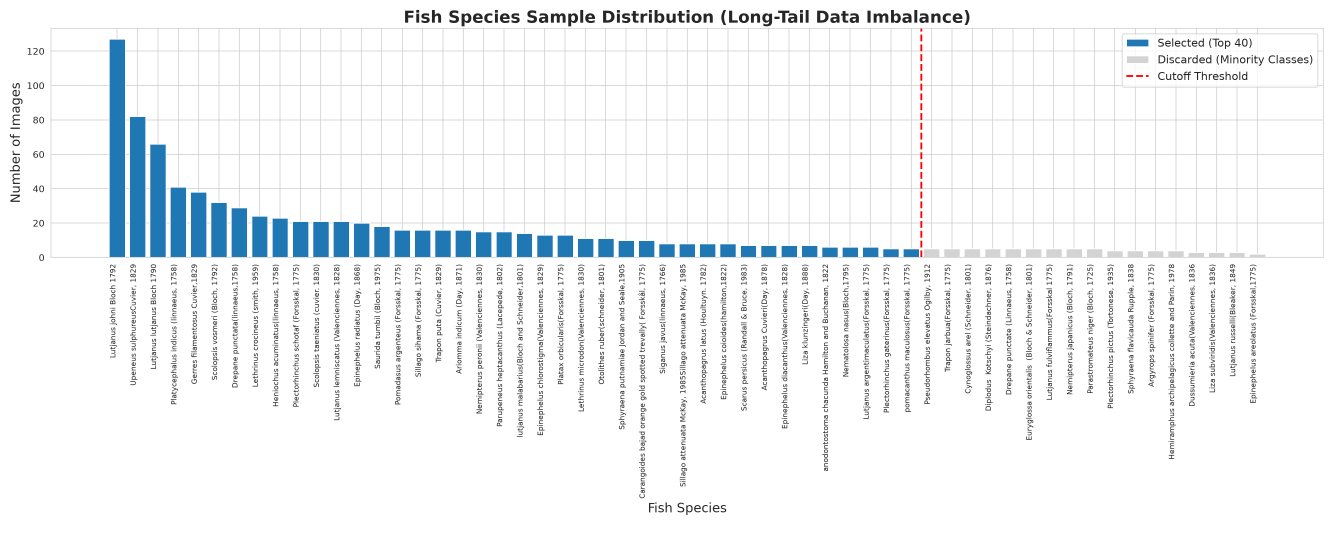
#> input picture v1/checkpoints/dataset_distribution.png, 4000 x 1600 px (shown at 1/3 size)
$ python -i scale_detector.py   (imports and definitions only)
#> lines starting #> are read from the running program, lines starting #| are printed output that depends on the picture; after the words box and inside, x2 and y2 are one past the last pixel; in counts of white or black regions, pixels touching at a corner belong together
#> further down, picture is the input picture: PIL image 4000x1600 RGBA; mean R, G, B, A 241.9, 244.5, 246.3, 255
import numpy as np
from PIL import Image, ImageDraw
from scipy import ndimage
from skimage import filters, morphology, measure


class ScaleDetector:
    """
    Biological Microstructure Scale Localizer & Border-Artifact Rejector.
    Isolates the elasmoid scale body from calibration rulers, microscope
    timestamp banners, neighboring scale edges, and empty glass background.
    """
    def __init__(self, padding_ratio: float = 0.12):
        self.padding_ratio = padding_ratio

    def detect_bbox(self, pil_image: Image.Image, padding_ratio: float = None, square: bool = True) -> tuple[int, int, int, int]:
#> called with square = True
        if padding_ratio is None:
            padding_ratio = self.padding_ratio

        w, h = pil_image.size
        max_side = 768
        scale_down = min(1.0, max_side / max(w, h))
        if scale_down < 1.0:
            dw, dh = max(32, int(round(w * scale_down))), max(32, int(round(h * scale_down)))
            gray = np.array(pil_image.convert("L").resize((dw, dh), Image.Resampling.BILINEAR), dtype=float)
        else:
            dw, dh = w, h
            gray = np.array(pil_image.convert("L"), dtype=float)

        # 1. Sobel high-frequency texture saliency (circuli & radii vs smooth slide)
        grad_x = ndimage.sobel(gray, axis=1)
        grad_y = ndimage.sobel(gray, axis=0)
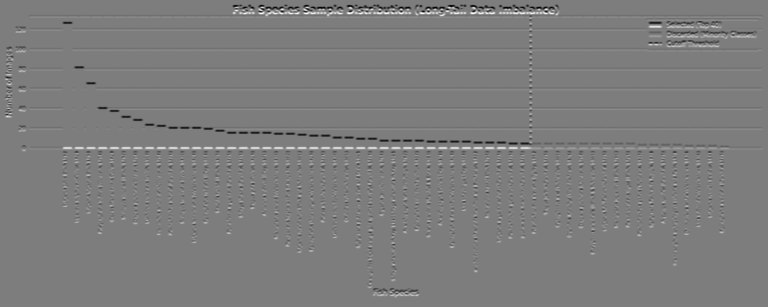
#> grad_y: shape (307, 768) float64; min -755, max 779, mean 0; drawn with min black and max white
        grad_smooth = ndimage.gaussian_filter(np.hypot(grad_x, grad_y), sigma=3.0)
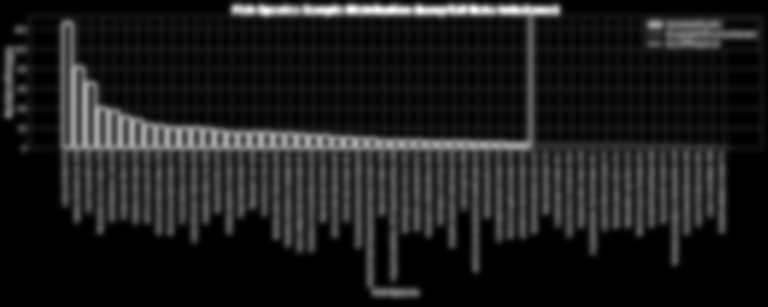
#> grad_smooth: shape (307, 768) float64; min 0, max 441.2, mean 51.6; drawn with min black and max white

        # 2. Corner-background luminance baseline (immune to bright rulers in 1 corner)
        ps = min(25, max(5, dh // 15), max(5, dw // 15))
        corner_meds = [
            float(np.median(gray[:ps, :ps])),
            float(np.median(gray[:ps, -ps:])),
            float(np.median(gray[-ps:, :ps])),
            float(np.median(gray[-ps:, -ps:])),
        ]
#> corner_meds = [255, 255, 255, 255]
        bg_val = float(np.percentile(corner_meds, 25))
#> bg_val = 255
        diff_smooth = ndimage.gaussian_filter(np.abs(gray - bg_val), sigma=3.0)
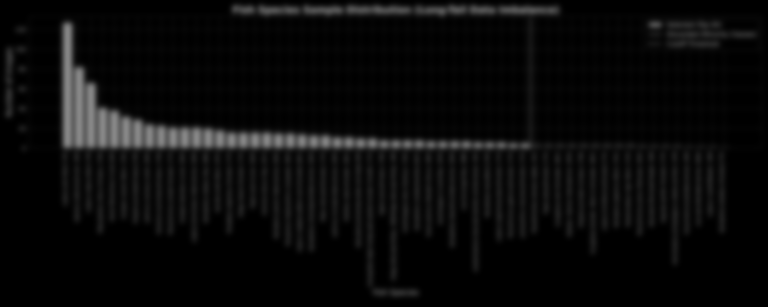
#> diff_smooth: shape (307, 768) float64; min 0, max 135.6, mean 11.1

        # 3. Percentile-clipped fused saliency + Otsu threshold
        p_grad = max(float(np.percentile(grad_smooth, 98.5)), 1e-6)
#> p_grad = 266.6
        p_diff = max(float(np.percentile(diff_smooth, 98.5)), 1e-6)
#> p_diff = 109.9
        sal = 0.55 * np.clip(grad_smooth / p_grad, 0.0, 1.0) + 0.45 * np.clip(diff_smooth / p_diff, 0.0, 1.0)
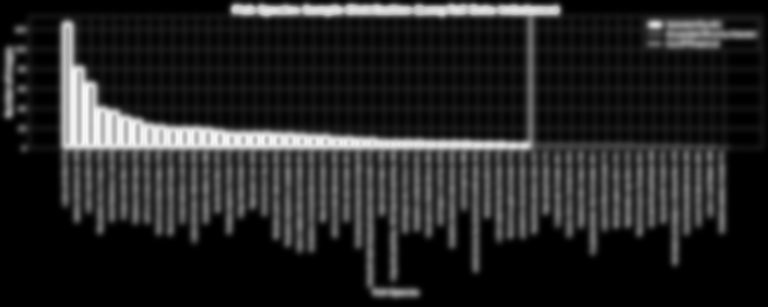
#> sal: shape (307, 768) float64; min 0, max 0.977, mean 0.149
        th = filters.threshold_otsu(sal)
#> th = 0.277
        binary = sal > (th * 0.65)
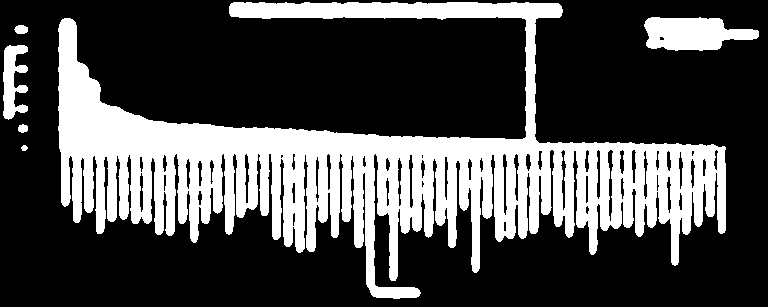
#> binary: shape (307, 768) bool; 29.7% white; 6 white regions, box (x1, y1, x2, y2) and area: (58, 2, 726, 299) 65918, (644, 17, 759, 51) 2777, (3, 45, 28, 120) 1164, (14, 25, 28, 34) 101, (18, 124, 28, 133) 70, (21, 145, 28, 151) 31

        # 4. Suppress microscope metadata banners & edge lines (4% top/bottom, 2% left/right)
        by, bx = max(4, int(dh * 0.04)), max(4, int(dw * 0.02))
        binary[:by, :] = False
        binary[-by:, :] = False
        binary[:, :bx] = False
#> binary: shape (307, 768) bool; 28% white; 9 white regions, largest, box (x1, y1, x2, y2) and area: (58, 12, 726, 295) 62697, (644, 17, 759, 51) 2777, (15, 45, 28, 61) 113
        binary[:, -bx:] = False
#> binary: shape (307, 768) bool; 28% white; 9 white regions, largest, box (x1, y1, x2, y2) and area: (58, 12, 726, 295) 62697, (644, 17, 753, 51) 2727, (15, 45, 28, 61) 113

        # 5. Morphological hole filling & small noise removal (0.7% min area handles small S1 scales)
        disk_r = max(4, int(round(12 * min(dw, dh) / 1024.0)))
        binary = morphology.closing(binary, morphology.disk(disk_r))
#> binary: shape (307, 768) bool; 31.7% white; 8 white regions, largest, box (x1, y1, x2, y2) and area: (58, 12, 726, 295) 71418, (644, 17, 753, 51) 2750, (15, 45, 28, 73) 218
        binary = ndimage.binary_fill_holes(binary)
#> binary: shape (307, 768) bool; 32.1% white; 8 white regions, largest, box (x1, y1, x2, y2) and area: (58, 12, 726, 295) 72446, (644, 17, 753, 51) 2750, (15, 45, 28, 73) 218
        min_area = int(dh * dw * 0.007)
        try:
            binary = morphology.remove_small_objects(binary, max_size=min_area)
        except TypeError:
            binary = morphology.remove_small_objects(binary, min_size=min_area)
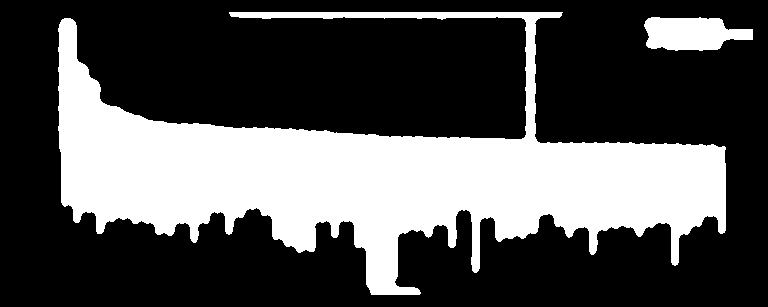
#> binary: shape (307, 768) bool; 31.9% white; 2 white regions

        props = measure.regionprops(measure.label(binary))
#> props = 2 regions; box (x1, y1, x2, y2) and area: (58, 12, 726, 295) 72446, (644, 17, 753, 51) 2750
        if not props:
            return (int(w * 0.075), int(h * 0.075), int(w * 0.925), int(h * 0.925))

        # 6. Biological prior: elliptical aspect ratio < 3.2 (rejects vertical rulers) & optical centrality
        valid = []
        for p in props:
            minr, minc, maxr, maxc = p.bbox
            rh, rw = maxr - minr, maxc - minc
            aspect = max(rh / (rw + 1e-5), rw / (rh + 1e-5))
            if aspect < 3.2:
                cy, cx = p.centroid
                dist_c = np.hypot(cy - dh / 2.0, cx - dw / 2.0) / np.hypot(dh / 2.0, dw / 2.0)
                score = p.area * (1.0 - 0.55 * dist_c)
                valid.append((score, p))
#> this loop made 2 passes
#> (minr, minc, maxr, maxc, rh, rw, aspect, cy) on pass 1: (12, 58, 295, 726, 283, 668, 2.36, 172.7)
#> after the loop, valid = 1 item

        target = max(valid, key=lambda x: x[0])[1] if valid else max(props, key=lambda x: x.area)
        minr, minc, maxr, maxc = target.bbox
#> minr = 12; minc = 58; maxr = 295; maxc = 726
        sx, sy = w / float(dw), h / float(dh)
        minr, minc, maxr, maxc = int(round(minr * sy)), int(round(minc * sx)), int(round(maxr * sy)), int(round(maxc * sx))
#> minr = 63; minc = 302; maxr = 1537; maxc = 3781

        ph, pw = int((maxr - minr) * padding_ratio), int((maxc - minc) * padding_ratio)
#> ph = 176; pw = 417
        x1 = max(0, minc - pw)
#> x1 = 0
        y1 = max(0, minr - ph)
#> y1 = 0
        x2 = min(w, maxc + pw)
#> x2 = 4000
        y2 = min(h, maxr + ph)
#> y2 = 1600

        if square:
            side = min(max(x2 - x1, y2 - y1), min(w, h))
#> side = 1600
            cx, cy = (x1 + x2) // 2, (y1 + y2) // 2
#> cx = 2000; cy = 800
            x1 = max(0, min(w - side, cx - side // 2))
#> x1 = 1200
            y1 = max(0, min(h - side, cy - side // 2))
            x2 = min(w, x1 + side)
#> x2 = 2800
            y2 = min(h, y1 + side)

        return (int(x1), int(y1), int(x2), int(y2))

    def crop(self, pil_image: Image.Image, padding_ratio: float = None, square: bool = True) -> Image.Image:
        bbox = self.detect_bbox(pil_image, padding_ratio=padding_ratio, square=square)
#> bbox = (1200, 0, 2800, 1600)
        return pil_image.crop(bbox)
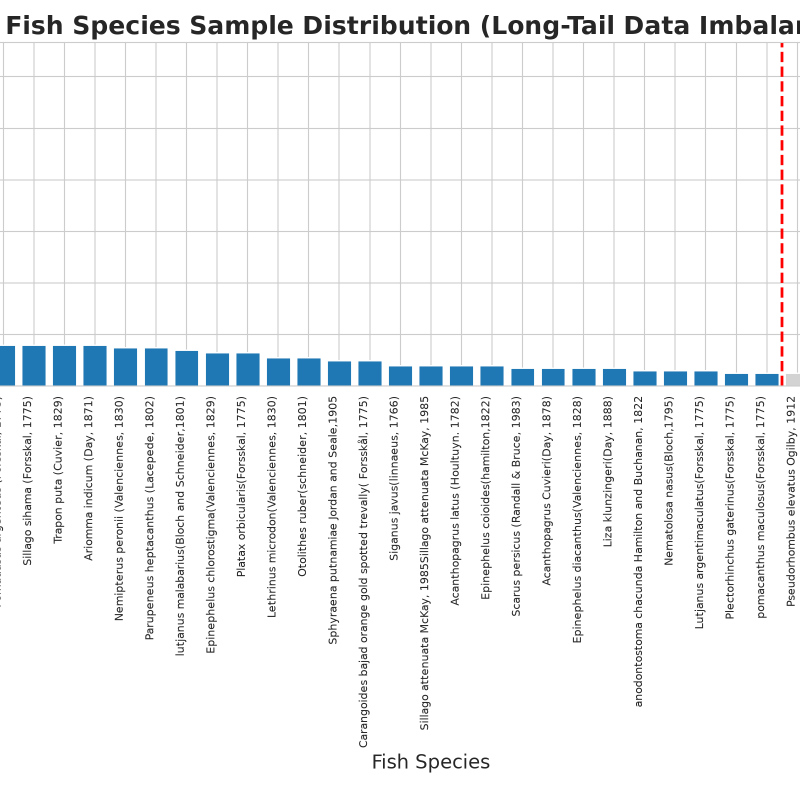
#> returned value: PIL image 1600x1600 RGBA (shown at 1/2 size); mean R, G, B, A 241.8, 243.5, 244.9, 255

    # [20 lines left out: functions mask_scale_out, visualize_bbox, not called in this run]

>>> from PIL import Image
>>> picture = Image.open('../../v1/checkpoints/dataset_distribution.png')
>>> result = ScaleDetector().crop(picture)

$ run again, on v1/checkpoints/class_performance.png
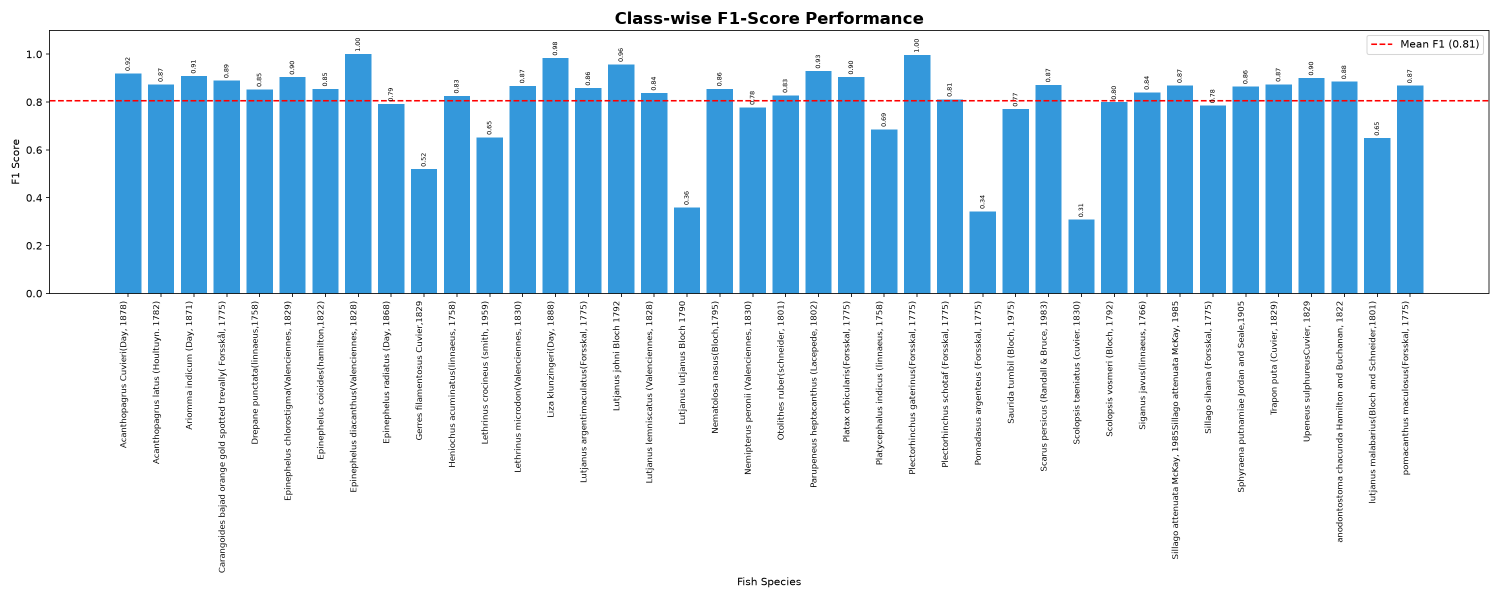
#> input picture v1/checkpoints/class_performance.png, 3000 x 1200 px (shown at 1/2 size)
#> picture is the input picture: PIL image 3000x1200 RGBA; mean R, G, B, A 205, 226.9, 242, 255
#> corner_meds = [255, 255, 255, 255]
#> bg_val = 255
#> p_grad = 222.8
#> p_diff = 121.6
#> th = 0.333
#> in detect_bbox, `binary = ndimage.binary_fill_holes(binary)`:
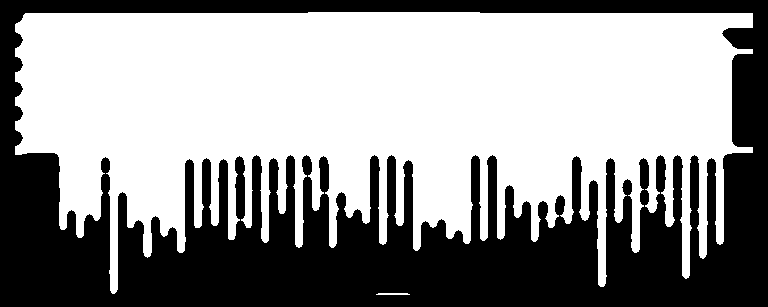
#> binary: shape (307, 768) bool; 58% white; 1 black region, box (x1, y1, x2, y2) and area: (0, 0, 768, 307) 98950
#> props = 1 regions; box (x1, y1, x2, y2) and area: (15, 12, 753, 294) 136762
#> the loop in detect_bbox, `for p in props:` made 1 pass
#> (minr, minc, maxr, maxc, rh, rw, aspect, cy) on pass 1: (12, 15, 294, 753, 282, 738, 2.62, 111.4)
#> after the loop in detect_bbox, `for p in props:`: valid = 1 item
#> in detect_bbox, `minr, minc, maxr, maxc = int(round(minr * sy)), int(round(minc * sx)),..`: minr = 47; minc = 59; maxr = 1149; maxc = 2941
#> ph = 132; pw = 345
#> in detect_bbox, `x1 = max(0, minc - pw)`: x1 = 0
#> in detect_bbox, `x2 = min(w, maxc + pw)`: x2 = 3000
#> y2 = 1200
#> in detect_bbox, `cx, cy = (x1 + x2) // 2, (y1 + y2) // 2`: cx = 1500; cy = 600
#> in detect_bbox, `x1 = max(0, min(w - side, cx - side // 2))`: x1 = 900
#> in detect_bbox, `x2 = min(w, x1 + side)`: x2 = 2100
#> bbox = (900, 0, 2100, 1200)
#> in crop, `return pil_image.crop(bbox)`:
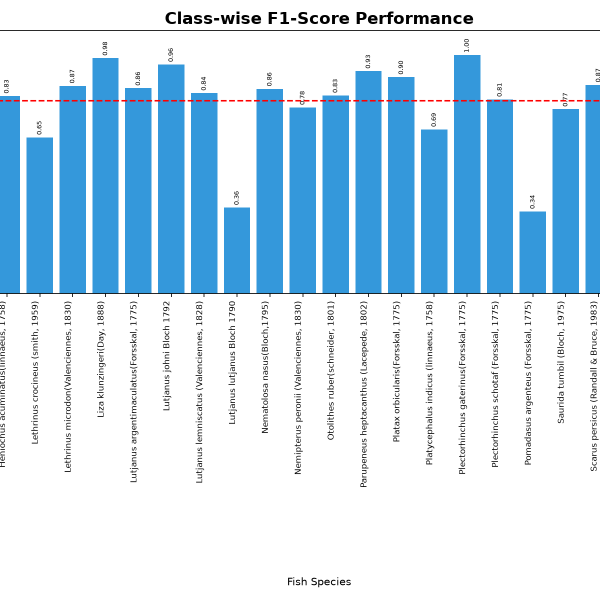
#> returned value: PIL image 1200x1200 RGBA (shown at 1/2 size); mean R, G, B, A 198.3, 223.2, 240.1, 255

$ run again, on v1/checkpoints/confusion_matrix.png
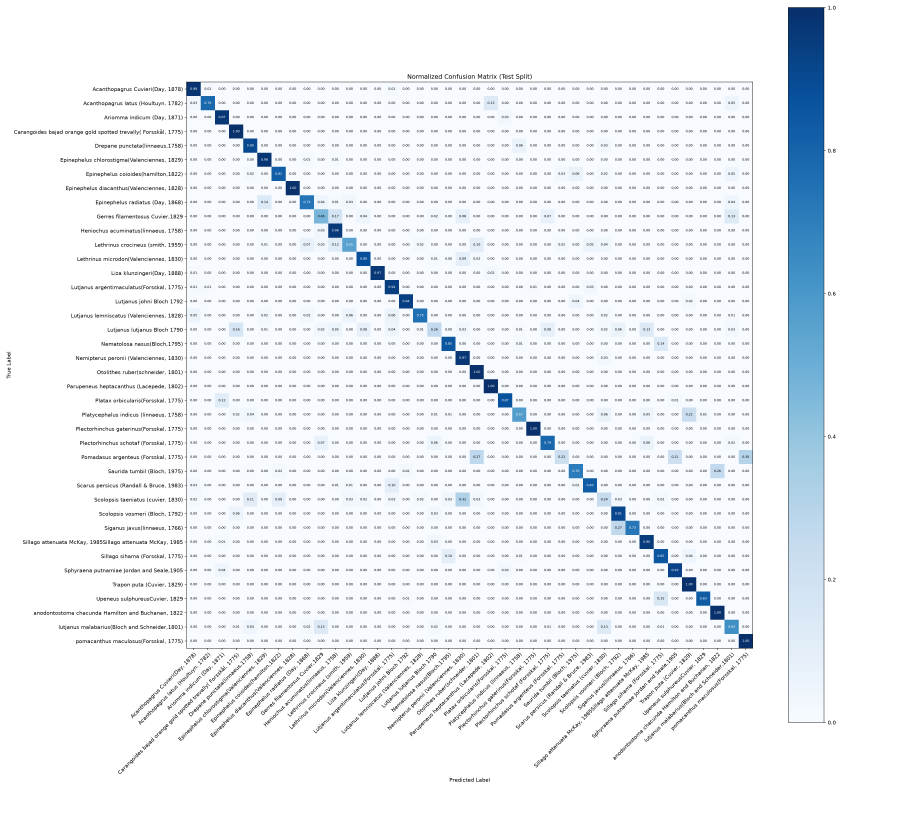
#> input picture v1/checkpoints/confusion_matrix.png, 3600 x 3300 px (shown at 1/4 size)
#> picture is the input picture: PIL image 3600x3300 RGBA; mean R, G, B, A 238, 242, 245.8, 255
#> corner_meds = [255, 255, 255, 255]
#> bg_val = 255
#> p_grad = 198.7
#> p_diff = 128.5
#> th = 0.279
#> in detect_bbox, `binary = ndimage.binary_fill_holes(binary)`:
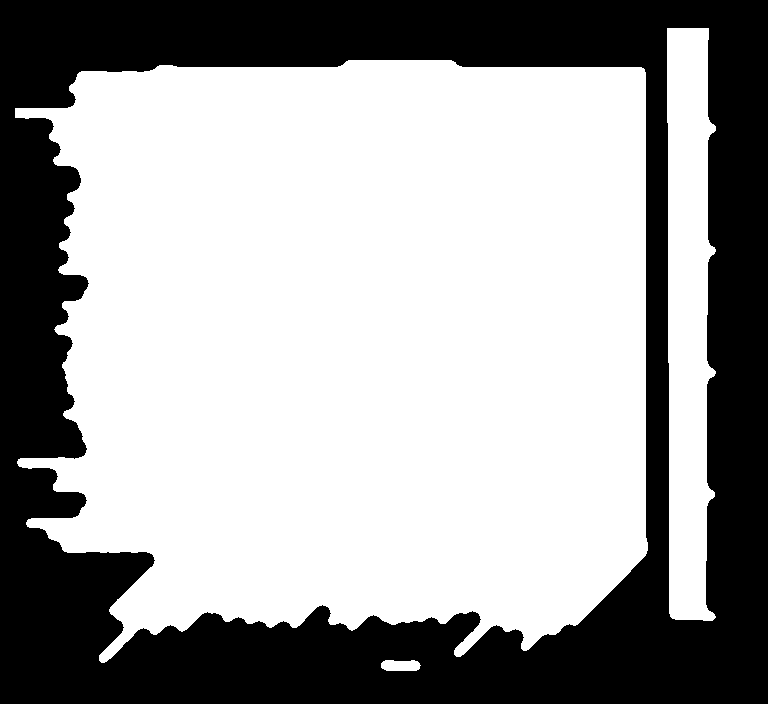
#> binary: shape (704, 768) bool; 63.2% white; 1 black region, box (x1, y1, x2, y2) and area: (0, 0, 768, 704) 198838
#> props = 2 regions; box (x1, y1, x2, y2) and area: (15, 60, 648, 663) 317827, (667, 28, 716, 621) 23622
#> the loop in detect_bbox, `for p in props:` made 2 passes
#> (minr, minc, maxr, maxc, rh, rw, aspect, cy) on pass 2: (60, 15, 663, 648, 603, 633, 1.05, 340.3)
#> after the loop in detect_bbox, `for p in props:`: valid = 1 item
#> in detect_bbox, `minr, minc, maxr, maxc = int(round(minr * sy)), int(round(minc * sx)),..`: minr = 281; minc = 70; maxr = 3108; maxc = 3038
#> ph = 339; pw = 356
#> in detect_bbox, `x1 = max(0, minc - pw)`: x1 = 0
#> in detect_bbox, `x2 = min(w, maxc + pw)`: x2 = 3394
#> y2 = 3300
#> in detect_bbox, `cx, cy = (x1 + x2) // 2, (y1 + y2) // 2`: cx = 1697; cy = 1650
#> in detect_bbox, `x1 = max(0, min(w - side, cx - side // 2))`: x1 = 47
#> in detect_bbox, `x2 = min(w, x1 + side)`: x2 = 3347
#> bbox = (47, 0, 3347, 3300)
#> in crop, `return pil_image.crop(bbox)`:
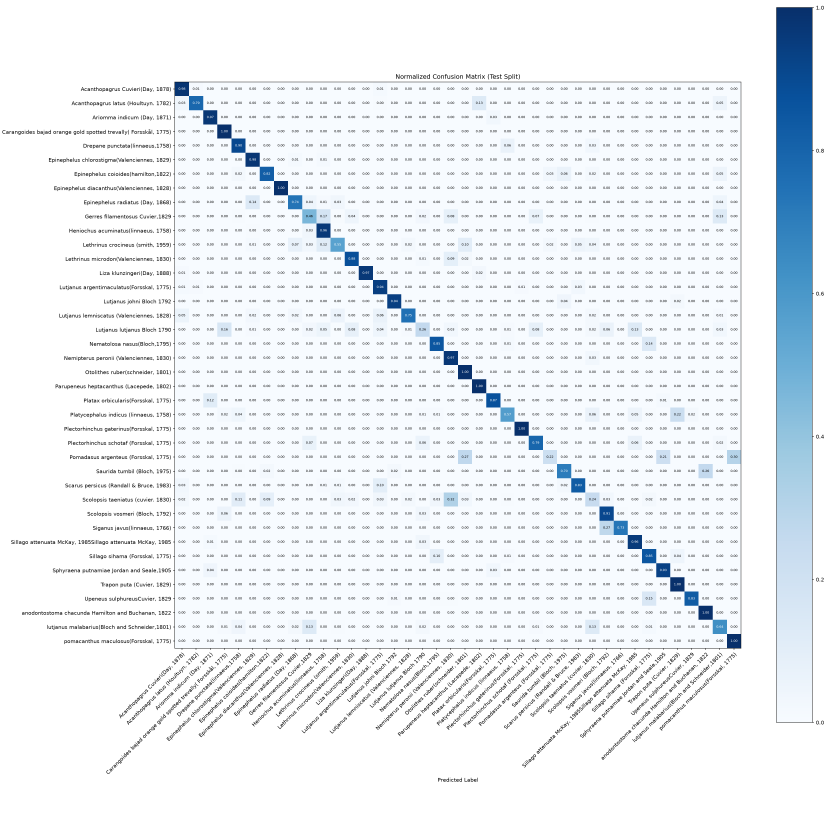
#> returned value: PIL image 3300x3300 RGBA (shown at 1/4 size); mean R, G, B, A 236.4, 240.9, 245, 255
